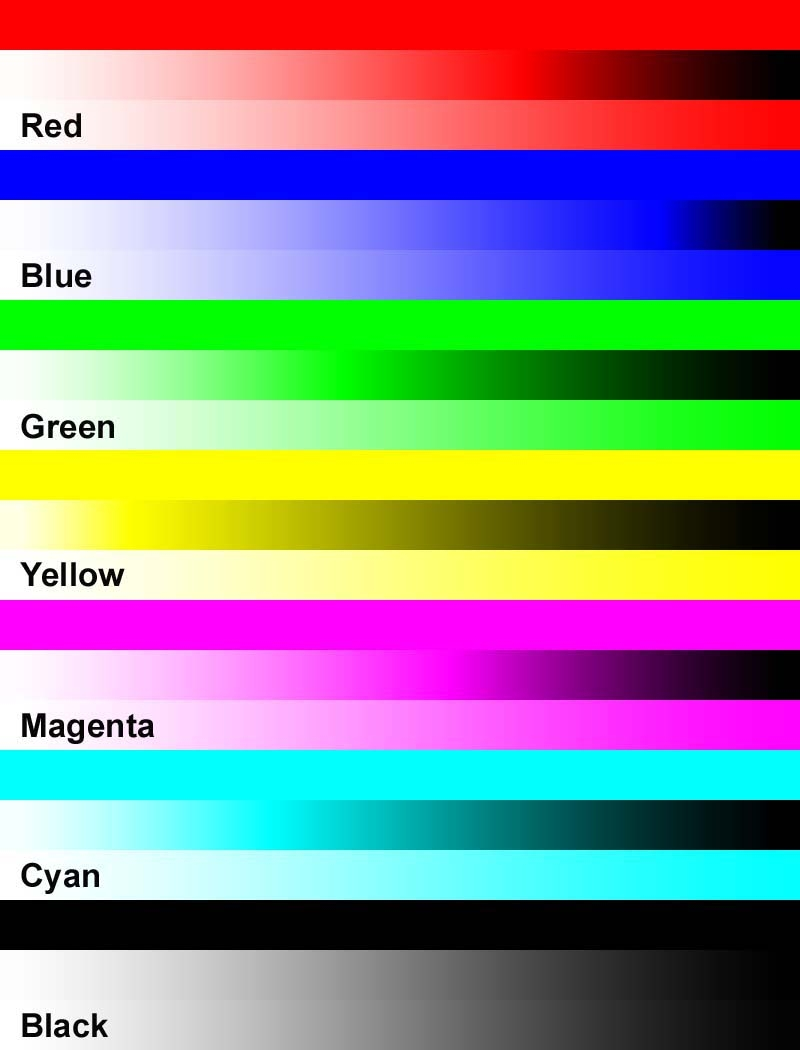
#> input picture tests/mire.jpg, 800 x 1050 px, given in place of the camera
$ python legacy-2.py   (older library calls are emulated)
#> lines starting #> are read from the running program, lines starting #| are printed output that depends on the picture; after the words box and inside, x2 and y2 are one past the last pixel; in counts of white or black regions, pixels touching at a corner belong together
# http://answers.opencv.org/question/177732/how-to-measure-distance-between-2-objects-in-a-video-edited/
import cv2
import numpy as np

# Captura de video a traves de la webcam
cap = cv2.VideoCapture(0)

while (1):
    d = 0.1
    centers = []
    _, img = cap.read()
#> img is the input picture: shape (1050, 800, 3); mean B, G, R 137.5, 137.7, 137.7

    hsv = cv2.cvtColor(img, cv2.COLOR_BGR2HSV)  # Se obtiene un histograma basada en las saturaciones de colores.
#> hsv: shape (1050, 800, 3); mean H, S, V 67, 161.1, 207

    blue_lower = np.array([80, 150, 100], np.uint8)
    blue_upper = np.array([150, 255, 255], np.uint8)

    blue = cv2.inRange(hsv, blue_lower, blue_upper)  # Se crea una mascara utilizando intervalos de color azul.
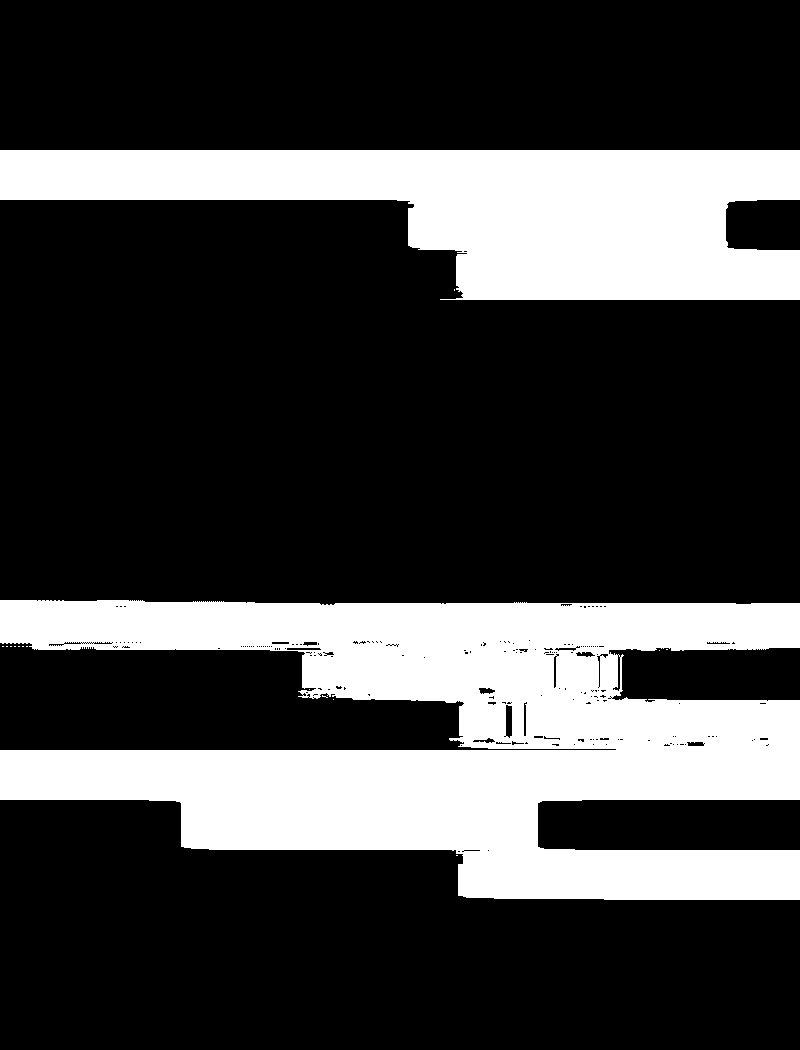
#> blue: shape (1050, 800); 25.8% white; 16 white regions (14 under 20 px), largest, box (x1, y1, x2, y2) and area: (0, 600, 800, 900) 143624, (0, 150, 800, 300) 73108

    kernal = np.ones((5, 5), "uint8")  # Crea una matriz de 5x5 la cual recorrera el video,

    blue = cv2.erode(blue, kernal, iterations=1)  # Se erosiona utilizando el kernel sobre la mascara.
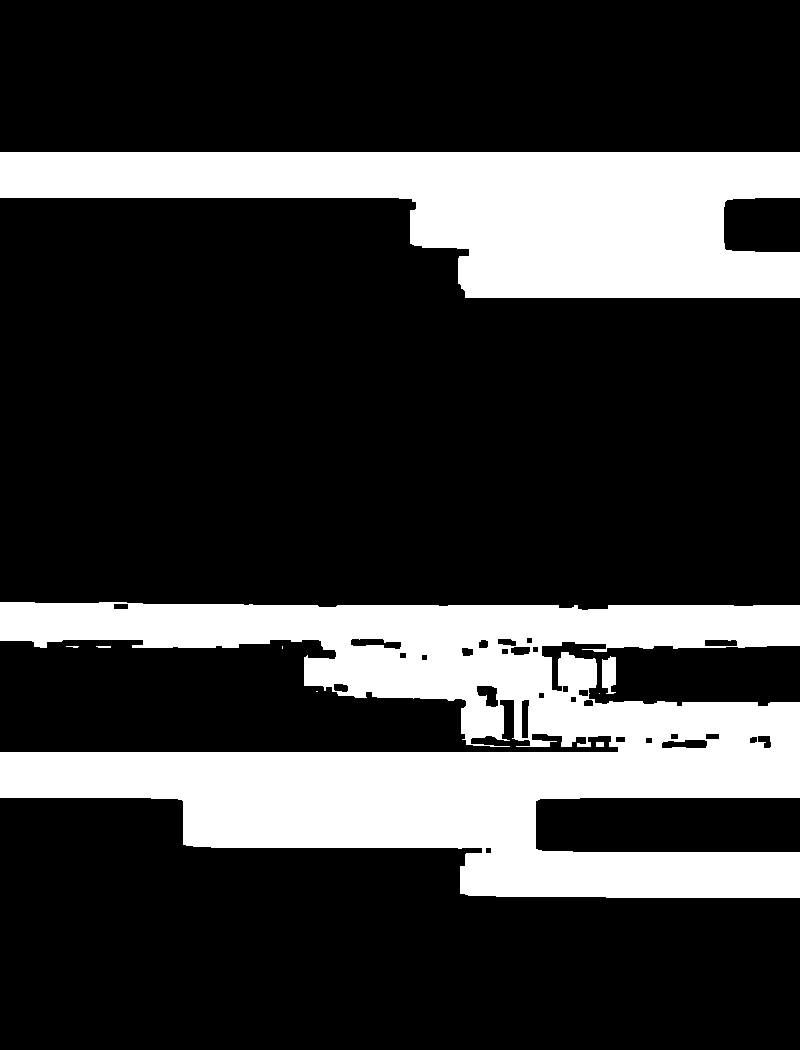
#> blue: shape (1050, 800); 23.6% white; 9 white regions (4 under 20 px)
    res1 = cv2.bitwise_and(img, img, mask=blue)  # La nueva imagen reemplazara a blue.
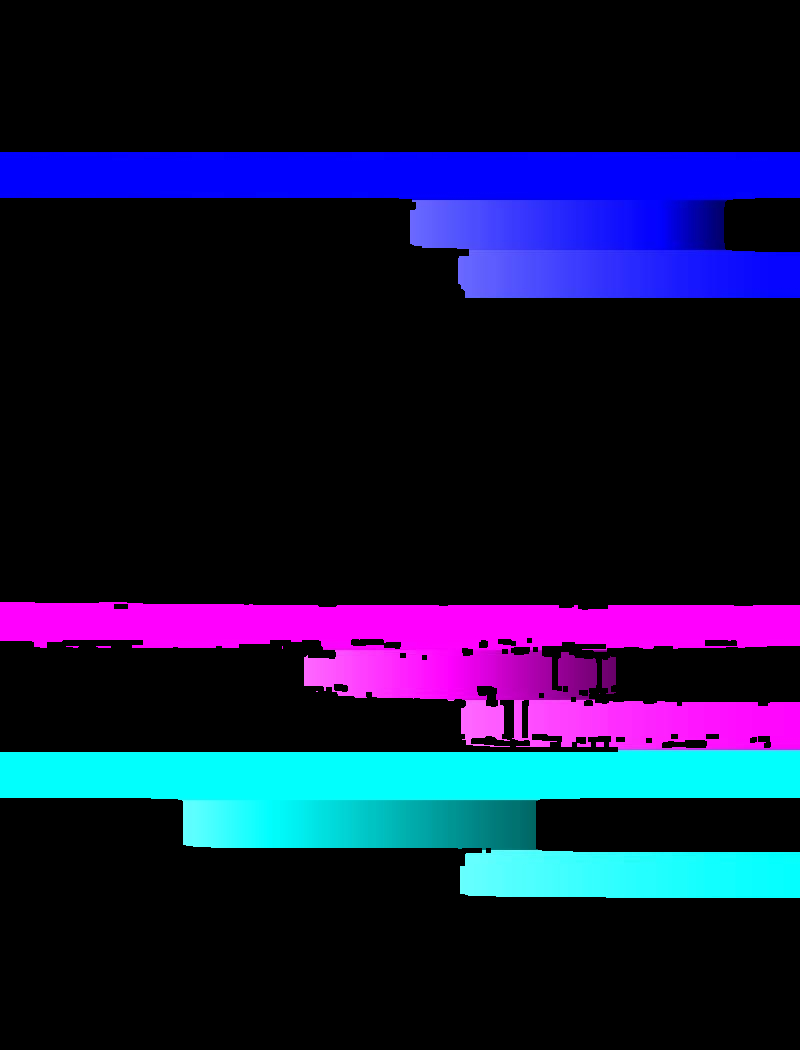
#> res1: shape (1050, 800, 3); mean B, G, R 57.9, 22.9, 20.1

    (_, contours, hierarchy) = cv2.findContours(blue, cv2.RETR_TREE,
                                                cv2.CHAIN_APPROX_SIMPLE)  # Encuentra los contornos de los objetos que se ven en el filtro
#> contours = 37 contours, 5 with area under 20; largest, box (x1, y1, x2, y2) and area: (0, 602, 800, 898) 128737, (0, 152, 800, 298) 68145, (602, 656, 616, 694) 377, (350, 638, 402, 650) 368, (661, 739, 708, 749) 351

    for pic, contour in enumerate(contours):
        area = cv2.contourArea(contour)  # funcion de opencv que obtiene los contornos
        if (area > 300):
            x, y, w, h = cv2.boundingRect(contour)  # Encuentra coordenadas de los contornos.
            img = cv2.rectangle(img, (x, y), (x + w, y + h), (255, 0, 0), 2)
            cv2.putText(img, "Marcador", (x, y), cv2.FONT_HERSHEY_SIMPLEX, 0.7, (255, 0, 0))

            M = cv2.moments(contour)  # Se obtiene el centro de masa de los marcadores enconrados.
            cx = int(M['m10'] / M['m00'])
            cy = int(M['m01'] / M['m00'])
            centers.append([cx, cy])
            cv2.circle(img, (cx, cy), 7, (255, 255, 255), -1)

        if len(centers) == 2:
            D = np.linalg.norm(
                cx - cy)  # Se aplica distancia euclidiana para encontrar la distancia entre los centros de masa.
            print(D)

        cv2.imshow("Color Tracking", img)
        if cv2.waitKey(10) & 0xFF == ord('q'):
            cap.release()
            cv2.destroyAllWindows()
            break
#> this loop made 1 pass; (key q is pressed on pass 1)
#> (pic, contour, area) on pass 1: (0, [[596, 742], [596, 746], [603, 746], [603, 742]], 28)
#> after the loop, centers = []
